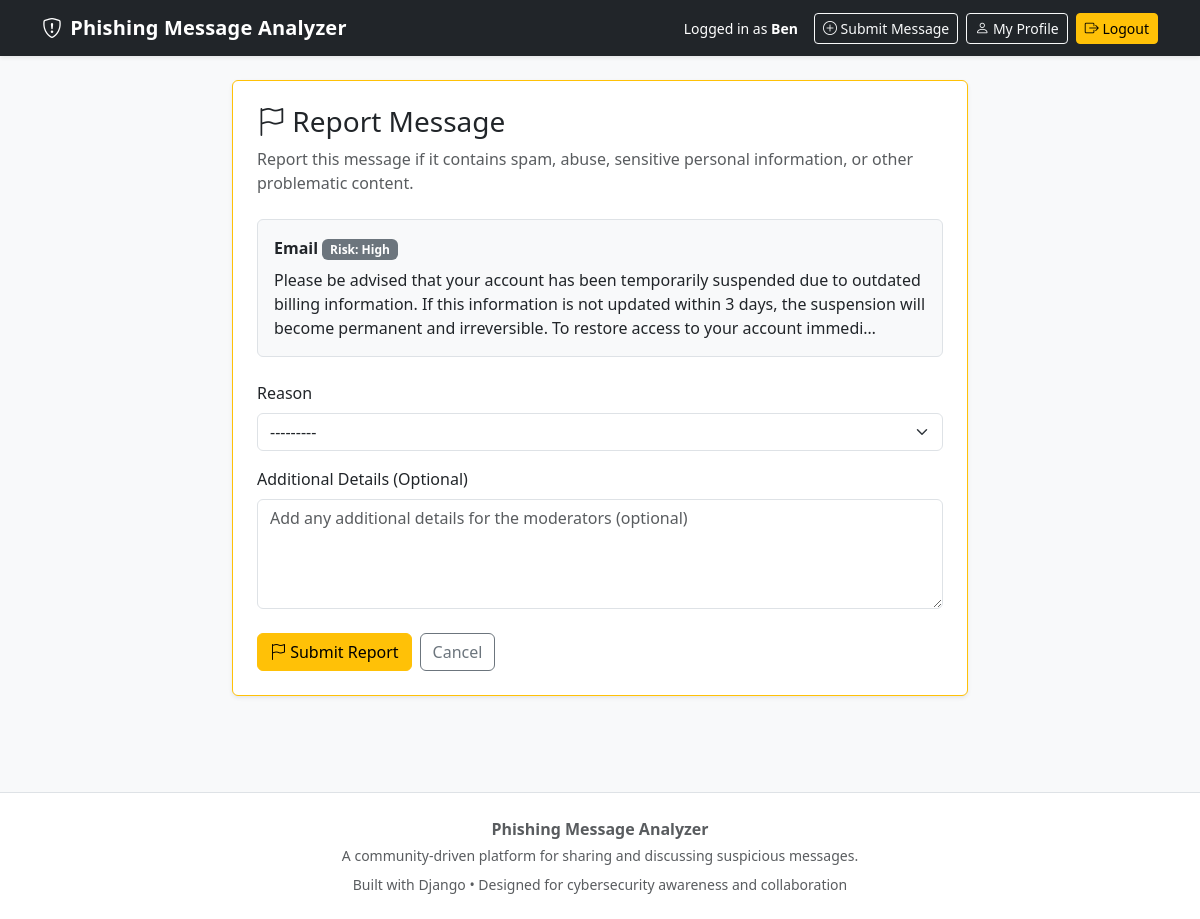
The page /message/57/report/ (signed in) on the database its author committed.
### analyzer/models.py (models this page shows, shortened)
class Message(models.Model):
    MESSAGE_TYPES = [
        ('Email', 'Email'),
        ('SMS', 'SMS'),
    ]
    CLASSIFICATIONS = [
        ('Phishing', 'Phishing'),
        ('Legitimate', 'Legitimate'),
        ('Unsure', 'Unsure'),
    ]
    SUSPECTED_RISK_LEVELS = [
        ('Low', 'Low'),
        ('Medium', 'Medium'),
        ('High', 'High'),
    ]
    user = models.ForeignKey(User, on_delete=models.CASCADE, null=True, blank=True)
    message_content = models.TextField()
    message_type = models.CharField(max_length=10, choices=MESSAGE_TYPES)
    sender = models.CharField(max_length=255, blank=True)
    additional_details = models.TextField(blank=True)
    classification = models.CharField(max_length=20, choices=CLASSIFICATIONS)
    suspected_risk = models.CharField(max_length=10, choices=SUSPECTED_RISK_LEVELS)
    submission_date = models.DateTimeField(auto_now_add=True)
    likes = models.ManyToManyField(User, related_name='liked_messages', blank=True)
    screenshot = models.ImageField(upload_to='message_screenshots/', blank=True, null=True)
    redacted_screenshot = models.ImageField(
        upload_to='redacted_message_screenshots/',
        blank=True,
        null=True
    )
    image_moderation_labels = models.JSONField(blank=True, null=True)
    image_relevance_status = models.CharField(
        max_length=20,
        choices=ModerationStatus.choices,
        default=ModerationStatus.APPROVED,
    )
    image_relevance_reason = models.TextField(blank=True)
    is_approved = models.BooleanField(default=True)
    is_flagged = models.BooleanField(default=False)
    is_removed = models.BooleanField(default=False)
    moderation_status = models.CharField(
        max_length=20,
        choices=ModerationStatus.choices,
        default=ModerationStatus.APPROVED,
    )
    moderation_reason = models.TextField(blank=True)
    moderation_score = models.FloatField(default=0.0)
    requires_human_review = models.BooleanField(default=False)
    image_moderation_status = models.CharField(
        max_length=20,
        choices=ModerationStatus.choices,
        default=ModerationStatus.APPROVED,
    )
    image_moderation_reason = models.TextField(blank=True)
    pii_scan_status = models.CharField(
        max_length=20,
        choices=ModerationStatus.choices,
        default=ModerationStatus.APPROVED,
    )
    pii_detected = models.BooleanField(default=False)
    pii_review_required = models.BooleanField(default=False)
    pii_notes = models.TextField(blank=True)

### analyzer/views.py (the view)
# urls.py: path('message/<int:message_id>/report/', views.report_message, name='report_message'),
@login_required
def report_message(request, message_id):
    message = get_object_or_404(Message, id=message_id, is_removed=False)
    existing_report = MessageReport.objects.filter(message=message, reporter=request.user).first()
    if existing_report:
        messages.info(request, "You have already reported this message.")
        return redirect('message_detail', message_id=message.id)
    if request.method == 'POST':
        form = MessageReportForm(request.POST)
        if form.is_valid():
            report = form.save(commit=False)
            report.message = message
            report.reporter = request.user
            report.save()
            message.is_flagged = True
            message.save()
            messages.success(request, "This message has been reported for moderator review.")
            return redirect('message_detail', message_id=message.id)
    else:
        form = MessageReportForm()
    return render(request, 'analyzer/report_message.html', {
        'form': form,
        'message': message,
    })

### analyzer/forms.py
class MessageReportForm(forms.ModelForm):
    class Meta:
        model = MessageReport
        fields = ['reason', 'details']
        widgets = {
            'reason': forms.Select(attrs={'class': 'form-select'}),
            'details': forms.Textarea(attrs={
                'class': 'form-control',
                'rows': 4,
                'placeholder': 'Add any additional details for the moderators (optional)'
            }),
        }

### analyzer/templates/analyzer/report_message.html (shortened to what this page needs)
{% extends "analyzer/base.html" %}
{% block content %}
<div class="row justify-content-center">
    <div class="col-lg-8">
        <div class="card shadow-sm border-warning">
            <div class="card-body p-4">
                <div class="mb-4">
                    <h1 class="h3 mb-2">
                        <i class="bi bi-flag"></i> Report Message
                    </h1>
                    <p class="text-muted mb-0">
                        Report this message if it contains spam, abuse, sensitive personal information, or other problematic content.
                    </p>
                </div>
                <div class="border rounded p-3 bg-light mb-4">
                    <div class="mb-2">
                        <strong>{{ message.message_type }}</strong>
                        <span class="badge bg-secondary">Risk: {{ message.suspected_risk }}</span>
                    </div>
                    <p class="mb-0">{{ message.message_content|truncatechars:250 }}</p>
                </div>
                <form method="post" novalidate>
                    <div class="mb-3">
                        <label for="{{ form.reason.id_for_label }}" class="form-label">Reason</label>
                        {{ form.reason }}
                    </div>
                    <div class="mb-4">
                        <label for="{{ form.details.id_for_label }}" class="form-label">Additional Details (Optional)</label>
                        {{ form.details }}
                    </div>
                    <div class="d-flex gap-2 flex-wrap">
                        <button type="submit" class="btn btn-warning">
                            <i class="bi bi-flag"></i> Submit Report
                        </button>
                        <a href="{% url 'message_detail' message.id %}" class="btn btn-outline-secondary">Cancel</a>
                    </div>
                </form>
            </div>
        </div>
    </div>
</div>
{% endblock %}

### analyzer/templates/analyzer/base.html (shortened to what this page needs)
<!DOCTYPE html>
<html lang="en">
<head>
    <link href="https://cdn.jsdelivr.net/npm/bootstrap@5.3.3/dist/css/bootstrap.min.css" rel="stylesheet">
    <link rel="stylesheet" href="https://cdn.jsdelivr.net/npm/bootstrap-icons@1.11.3/font/bootstrap-icons.css">
</head>
<body>
<nav class="navbar navbar-expand-lg navbar-dark bg-dark shadow-sm mb-4">
    <div class="container">
        <a class="navbar-brand fw-bold" href="{% url 'message_list' %}">
            <i class="bi bi-shield-exclamation me-2"></i>Phishing Message Analyzer
        </a>
        <div class="collapse navbar-collapse" id="mainNavbar">
            <div class="ms-auto d-flex flex-column flex-lg-row align-items-lg-center gap-2 mt-3 mt-lg-0">
                {% if user.is_authenticated %}
                    <span class="text-white small me-lg-2">
                        Logged in as <strong>{{ user.username }}</strong>
                    </span>
                    <a href="{% url 'submit_message' %}" class="btn btn-outline-light btn-sm">
                        <i class="bi bi-plus-circle"></i> Submit Message
                    </a>
                    <a href="{% url 'profile' %}" class="btn btn-outline-light btn-sm">
                        <i class="bi bi-person"></i> My Profile
                    </a>
                    <form action="{% url 'account_logout' %}" method="post" class="d-inline">
                        <button type="submit" class="btn btn-warning btn-sm">
                            <i class="bi bi-box-arrow-right"></i> Logout
                        </button>
                    </form>
                {% endif %}
            </div>
        </div>
    </div>
</nav>
<div class="container pb-5">
    {% block content %}{% endblock %}
</div>
<footer class="site-footer mt-5 py-4">
    <div class="container text-center text-muted">
        <p class="mb-1 fw-semibold">Phishing Message Analyzer</p>
        <p class="small mb-2">
            A community-driven platform for sharing and discussing suspicious messages.
        </p>
        <p class="small mb-0">
            Built with Django • Designed for cybersecurity awareness and collaboration
        </p>
    </div>
</footer>
</body>
</html>

### analyzer/templates/analyzer/base.html (style rules this page uses)
body { background-color: #f8f9fa; }
.navbar-brand { letter-spacing: 0.2px; }
.site-footer { border-top: 1px solid #dee2e6; background-color: #ffffff; }

### rows shown on the page
Message: message_type "Email", suspected_risk "High", message_content "Please be advised that your account has been temporarily suspended due to outdated billing information. If this information is not updated within 3 days, the suspension will become permanent and irreversible. To restore access to your account immedi…"

### other values the page prints
{{ user.username }} "Ben"
